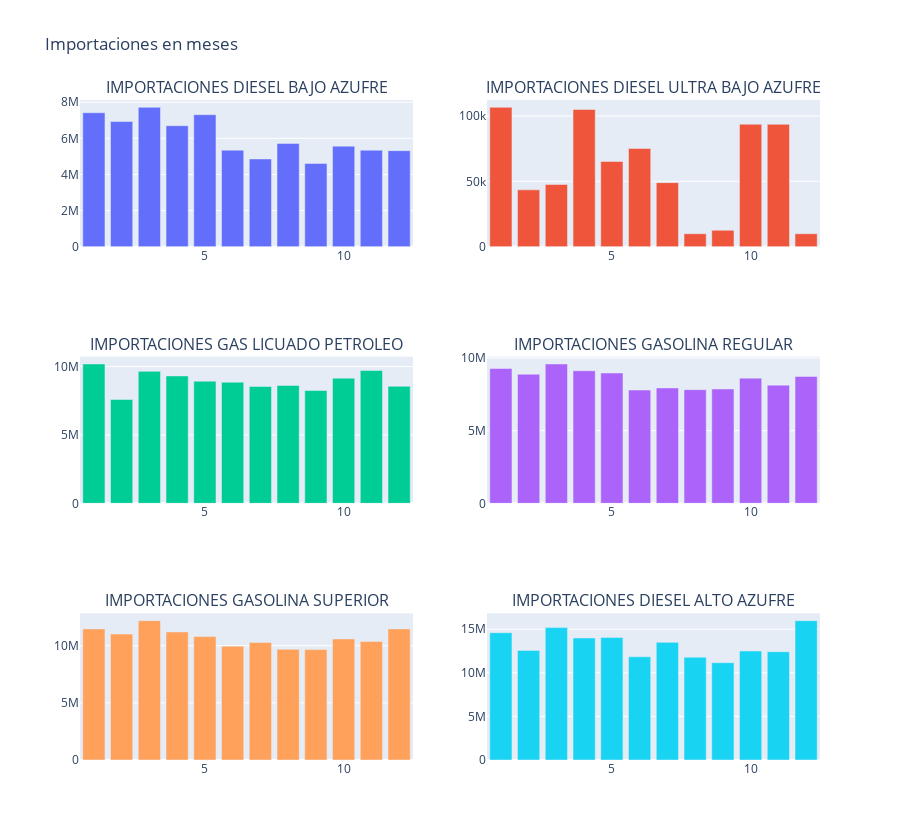

Notebook source saved alongside this figure:
### Code cell
data['mes'] = data['fecha'].dt.month
columns = [col for col in data.columns if col not in ['fecha', 'mes', 'anio']]

frequency_rows = len(columns) // 3 + 1
frequency_cols = 2

height_p_i_m = 400 
height_p_i_m = height_p_i_m * frequency_rows*0.7

fig = make_subplots(rows=frequency_rows, cols=frequency_cols, subplot_titles=[f"IMPORTACIONES {' '.join(column.split('_')).upper()}" for column in columns])

for idx, column in enumerate(columns, 1):
    try:
        data[column] = pd.to_numeric(data[column].str.replace(',', ''))
    except AttributeError:
        pass

    monthly_values = data.groupby('mes')[column].sum()
    trace = go.Bar(x=monthly_values.index, y=monthly_values.values, name=f"Total de {' '.join(column.split('_'))} por mes")
    fig.add_trace(trace, row=(idx-1)//frequency_cols + 1, col=(idx-1)%frequency_cols + 1)

fig.update_layout(showlegend=False, title_text="Importaciones en meses", height=height_p_i_m)
fig.show()

### Figure 1 — Plotly figure (JSON) as saved in the notebook; plotly's stock layout.template omitted (floating-point values rounded to 4 significant figures)
{"data": [{"name": "Total de diesel bajo azufre por mes", "type": "bar", "x": [1, 2, 3, 4, 5, 6, 7, 8, 9, 10, 11, 12], "xaxis": "x", "y": [7415000.0, 6929000.0, 7716000.0, 6698000.0, 7309000.0, 5345000.0, 4857000.0, 5716000.0, 4609000.0, 5568000.0, 5342000.0, 5318000.0], "yaxis": "y"}, {"name": "Total de diesel ultra bajo azufre por mes", "type": "bar", "x": [1, 2, 3, 4, 5, 6, 7, 8, 9, 10, 11, 12], "xaxis": "x2", "y": [106600.0, 43450.0, 47560.0, 105000.0, 65140.0, 75090.0, 48980.0, 9888.0, 12530.0, 93660.0, 93570.0, 9888.0], "yaxis": "y2"}, {"name": "Total de gas licuado petroleo por mes", "type": "bar", "x": [1, 2, 3, 4, 5, 6, 7, 8, 9, 10, 11, 12], "xaxis": "x3", "y": [10190000.0, 7590000.0, 9647000.0, 9314000.0, 8932000.0, 8859000.0, 8539000.0, 8618000.0, 8246018, 9150000.0, 9707480, 8551000.0], "yaxis": "y3"}, {"name": "Total de gasolina regular por mes", "type": "bar", "x": [1, 2, 3, 4, 5, 6, 7, 8, 9, 10, 11, 12], "xaxis": "x4", "y": [9274000.0, 8883000.0, 9586000.0, 9121000.0, 8967000.0, 7792606, 7938000.0, 7822000.0, 7866000.0, 8613000.0, 8132000.0, 8733000.0], "yaxis": "y4"}, {"name": "Total de gasolina superior por mes", "type": "bar", "x": [1, 2, 3, 4, 5, 6, 7, 8, 9, 10, 11, 12], "xaxis": "x5", "y": [11470000.0, 11020000.0, 12190000.0, 11200000.0, 10790000.0, 9954000.0, 10280000.0, 9681000.0, 9655000.0, 10590000.0, 10370000.0, 11470000.0], "yaxis": "y5"}, {"name": "Total de diesel alto azufre por mes", "type": "bar", "x": [1, 2, 3, 4, 5, 6, 7, 8, 9, 10, 11, 12], "xaxis": "x6", "y": [14600000.0, 12570000.0, 15190000.0, 13990000.0, 14060000.0, 11840000.0, 13490000.0, 11780000.0, 11160000.0, 12504192, 12420000.0, 15980000.0], "yaxis": "y6"}], "layout": {"annotations": [{"font": {"size": 16}, "showarrow": false, "text": "IMPORTACIONES DIESEL BAJO AZUFRE", "x": 0.225, "xanchor": "center", "xref": "paper", "y": 1, "yanchor": "bottom", "yref": "paper"}, {"font": {"size": 16}, "showarrow": false, "text": "IMPORTACIONES DIESEL ULTRA BAJO AZUFRE", "x": 0.775, "xanchor": "center", "xref": "paper", "y": 1, "yanchor": "bottom", "yref": "paper"}, {"font": {"size": 16}, "showarrow": false, "text": "IMPORTACIONES GAS LICUADO PETROLEO", "x": 0.225, "xanchor": "center", "xref": "paper", "y": 0.6111, "yanchor": "bottom", "yref": "paper"}, {"font": {"size": 16}, "showarrow": false, "text": "IMPORTACIONES GASOLINA REGULAR", "x": 0.775, "xanchor": "center", "xref": "paper", "y": 0.6111, "yanchor": "bottom", "yref": "paper"}, {"font": {"size": 16}, "showarrow": false, "text": "IMPORTACIONES GASOLINA SUPERIOR", "x": 0.225, "xanchor": "center", "xref": "paper", "y": 0.2222, "yanchor": "bottom", "yref": "paper"}, {"font": {"size": 16}, "showarrow": false, "text": "IMPORTACIONES DIESEL ALTO AZUFRE", "x": 0.775, "xanchor": "center", "xref": "paper", "y": 0.2222, "yanchor": "bottom", "yref": "paper"}], "height": 840, "showlegend": false, "title": {"text": "Importaciones en meses"}, "xaxis": {"anchor": "y", "domain": [0, 0.45]}, "xaxis2": {"anchor": "y2", "domain": [0.55, 1]}, "xaxis3": {"anchor": "y3", "domain": [0, 0.45]}, "xaxis4": {"anchor": "y4", "domain": [0.55, 1]}, "xaxis5": {"anchor": "y5", "domain": [0, 0.45]}, "xaxis6": {"anchor": "y6", "domain": [0.55, 1]}, "yaxis": {"anchor": "x", "domain": [0.7778, 1]}, "yaxis2": {"anchor": "x2", "domain": [0.7778, 1]}, "yaxis3": {"anchor": "x3", "domain": [0.3889, 0.6111]}, "yaxis4": {"anchor": "x4", "domain": [0.3889, 0.6111]}, "yaxis5": {"anchor": "x5", "domain": [0, 0.2222]}, "yaxis6": {"anchor": "x6", "domain": [0, 0.2222]}}}
